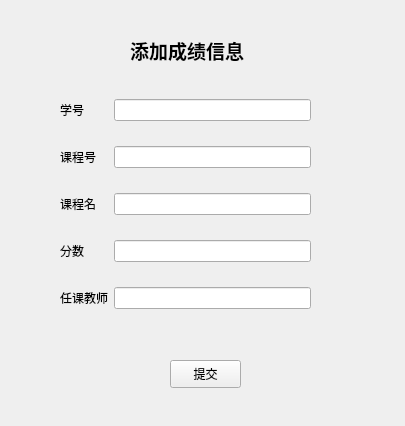
<?xml version="1.0" encoding="UTF-8"?>
<ui version="4.0">
 <class>addNewGrade</class>
 <widget class="QWidget" name="addNewGrade">
  <property name="geometry">
   <rect>
    <x>0</x>
    <y>0</y>
    <width>405</width>
    <height>426</height>
   </rect>
  </property>
  <property name="windowTitle">
   <string>Form</string>
  </property>
  <widget class="QLabel" name="label">
   <property name="geometry">
    <rect>
     <x>130</x>
     <y>30</y>
     <width>151</width>
     <height>41</height>
    </rect>
   </property>
   <property name="font">
    <font>
     <family>Arial</family>
     <pointsize>14</pointsize>
     <weight>75</weight>
     <bold>true</bold>
    </font>
   </property>
   <property name="text">
    <string>添加成绩信息</string>
   </property>
  </widget>
  <widget class="QPushButton" name="submit_button">
   <property name="geometry">
    <rect>
     <x>170</x>
     <y>360</y>
     <width>71</width>
     <height>28</height>
    </rect>
   </property>
   <property name="text">
    <string>提交</string>
   </property>
  </widget>
  <widget class="QWidget" name="layoutWidget">
   <property name="geometry">
    <rect>
     <x>60</x>
     <y>80</y>
     <width>251</width>
     <height>251</height>
    </rect>
   </property>
   <layout class="QGridLayout" name="gridLayout">
    <item row="0" column="0">
     <widget class="QLabel" name="label_2">
      <property name="text">
       <string>学号</string>
      </property>
     </widget>
    </item>
    <item row="0" column="1">
     <widget class="QLineEdit" name="sId_lineEdit"/>
    </item>
    <item row="1" column="0">
     <widget class="QLabel" name="label_3">
      <property name="text">
       <string>课程号</string>
      </property>
     </widget>
    </item>
    <item row="1" column="1">
     <widget class="QLineEdit" name="cId_lineEdit"/>
    </item>
    <item row="2" column="0">
     <widget class="QLabel" name="label_4">
      <property name="text">
       <string>课程名</string>
      </property>
     </widget>
    </item>
    <item row="2" column="1">
     <widget class="QLineEdit" name="cName_lineEdit">
      <property name="readOnly">
       <bool>true</bool>
      </property>
     </widget>
    </item>
    <item row="3" column="0">
     <widget class="QLabel" name="label_5">
      <property name="text">
       <string>分数</string>
      </property>
     </widget>
    </item>
    <item row="3" column="1">
     <widget class="QLineEdit" name="score_lineEdit"/>
    </item>
    <item row="4" column="0">
     <widget class="QLabel" name="label_6">
      <property name="text">
       <string>任课教师</string>
      </property>
     </widget>
    </item>
    <item row="4" column="1">
     <widget class="QLineEdit" name="teacher_lineEdit">
      <property name="readOnly">
       <bool>true</bool>
      </property>
     </widget>
    </item>
   </layout>
  </widget>
 </widget>
 <resources/>
 <connections/>
</ui>
